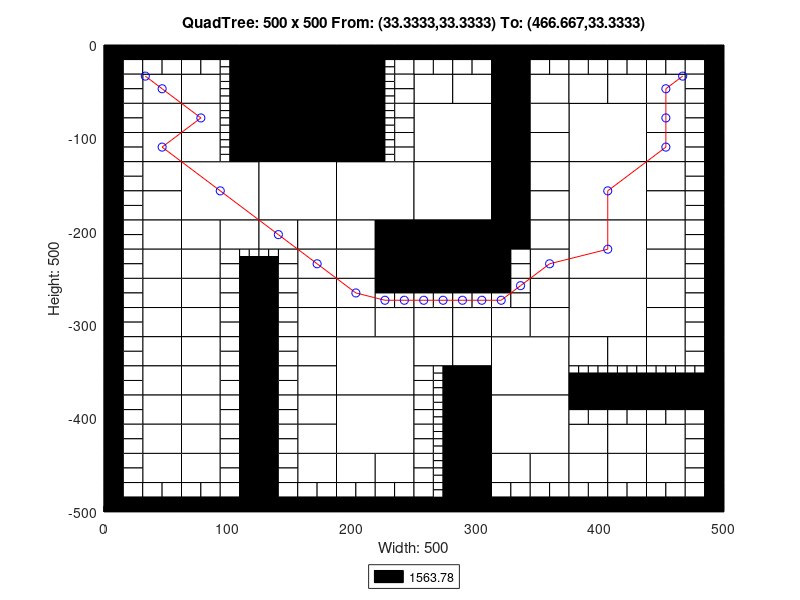

This chart was generated by the following MATLAB code:
axis([0 500 -500 0]);
title('QuadTree: 500 x 500 From: (33.3333,33.3333) To: (466.667,33.3333)');
xlabel('Width: 500');
ylabel('Height: 500');
rectangle('Position',[125 -62.5 62.5 62.5], 'FaceColor',[0 0 0]);
rectangle('Position',[125 -125 62.5 62.5], 'FaceColor',[0 0 0]);
rectangle('Position',[62.5 -187.5 62.5 62.5], 'FaceColor',[1 1 1]);
rectangle('Position',[125 -187.5 62.5 62.5], 'FaceColor',[1 1 1]);
rectangle('Position',[187.5 -187.5 62.5 62.5], 'FaceColor',[1 1 1]);
rectangle('Position',[250 -125 62.5 62.5], 'FaceColor',[1 1 1]);
rectangle('Position',[375 -125 62.5 62.5], 'FaceColor',[1 1 1]);
rectangle('Position',[250 -187.5 62.5 62.5], 'FaceColor',[1 1 1]);
rectangle('Position',[250 -250 62.5 62.5], 'FaceColor',[0 0 0]);
rectangle('Position',[375 -187.5 62.5 62.5], 'FaceColor',[1 1 1]);
rectangle('Position',[375 -250 62.5 62.5], 'FaceColor',[1 1 1]);
rectangle('Position',[187.5 -375 62.5 62.5], 'FaceColor',[1 1 1]);
rectangle('Position',[187.5 -437.5 62.5 62.5], 'FaceColor',[1 1 1]);
rectangle('Position',[312.5 -375 62.5 62.5], 'FaceColor',[1 1 1]);
rectangle('Position',[375 -312.5 62.5 62.5], 'FaceColor',[1 1 1]);
rectangle('Position',[312.5 -437.5 62.5 62.5], 'FaceColor',[1 1 1]);
rectangle('Position',[31.25 -62.5 31.25 31.25], 'FaceColor',[1 1 1]);
rectangle('Position',[62.5 -62.5 31.25 31.25], 'FaceColor',[1 1 1]);
rectangle('Position',[31.25 -93.75 31.25 31.25], 'FaceColor',[1 1 1]);
rectangle('Position',[31.25 -125 31.25 31.25], 'FaceColor',[1 1 1]);
rectangle('Position',[62.5 -93.75 31.25 31.25], 'FaceColor',[1 1 1]);
rectangle('Position',[62.5 -125 31.25 31.25], 'FaceColor',[1 1 1]);
rectangle('Position',[187.5 -31.25 31.25 31.25], 'FaceColor',[0 0 0]);
rectangle('Position',[187.5 -62.5 31.25 31.25], 'FaceColor',[0 0 0]);
rectangle('Position',[187.5 -93.75 31.25 31.25], 'FaceColor',[0 0 0]);
rectangle('Position',[187.5 -125 31.25 31.25], 'FaceColor',[0 0 0]);
rectangle('Position',[31.25 -156.25 31.25 31.25], 'FaceColor',[1 1 1]);
rectangle('Position',[31.25 -187.5 31.25 31.25], 'FaceColor',[1 1 1]);
rectangle('Position',[31.25 -218.75 31.25 31.25], 'FaceColor',[1 1 1]);
rectangle('Position',[31.25 -250 31.25 31.25], 'FaceColor',[1 1 1]);
rectangle('Position',[62.5 -218.75 31.25 31.25], 'FaceColor',[1 1 1]);
rectangle('Position',[93.75 -218.75 31.25 31.25], 'FaceColor',[1 1 1]);
rectangle('Position',[62.5 -250 31.25 31.25], 'FaceColor',[1 1 1]);
rectangle('Position',[125 -218.75 31.25 31.25], 'FaceColor',[1 1 1]);
rectangle('Position',[156.25 -218.75 31.25 31.25], 'FaceColor',[1 1 1]);
rectangle('Position',[156.25 -250 31.25 31.25], 'FaceColor',[1 1 1]);
rectangle('Position',[187.5 -218.75 31.25 31.25], 'FaceColor',[1 1 1]);
rectangle('Position',[218.75 -218.75 31.25 31.25], 'FaceColor',[0 0 0]);
rectangle('Position',[187.5 -250 31.25 31.25], 'FaceColor',[1 1 1]);
rectangle('Position',[218.75 -250 31.25 31.25], 'FaceColor',[0 0 0]);
rectangle('Position',[250 -62.5 31.25 31.25], 'FaceColor',[1 1 1]);
rectangle('Position',[281.25 -62.5 31.25 31.25], 'FaceColor',[1 1 1]);
rectangle('Position',[312.5 -31.25 31.25 31.25], 'FaceColor',[0 0 0]);
rectangle('Position',[312.5 -62.5 31.25 31.25], 'FaceColor',[0 0 0]);
rectangle('Position',[343.75 -62.5 31.25 31.25], 'FaceColor',[1 1 1]);
rectangle('Position',[312.5 -93.75 31.25 31.25], 'FaceColor',[0 0 0]);
rectangle('Position',[343.75 -93.75 31.25 31.25], 'FaceColor',[1 1 1]);
rectangle('Position',[312.5 -125 31.25 31.25], 'FaceColor',[0 0 0]);
rectangle('Position',[343.75 -125 31.25 31.25], 'FaceColor',[1 1 1]);
rectangle('Position',[375 -62.5 31.25 31.25], 'FaceColor',[1 1 1]);
rectangle('Position',[406.25 -62.5 31.25 31.25], 'FaceColor',[1 1 1]);
rectangle('Position',[437.5 -62.5 31.25 31.25], 'FaceColor',[1 1 1]);
rectangle('Position',[437.5 -93.75 31.25 31.25], 'FaceColor',[1 1 1]);
rectangle('Position',[437.5 -125 31.25 31.25], 'FaceColor',[1 1 1]);
rectangle('Position',[312.5 -156.25 31.25 31.25], 'FaceColor',[0 0 0]);
rectangle('Position',[343.75 -156.25 31.25 31.25], 'FaceColor',[1 1 1]);
rectangle('Position',[312.5 -187.5 31.25 31.25], 'FaceColor',[0 0 0]);
rectangle('Position',[343.75 -187.5 31.25 31.25], 'FaceColor',[1 1 1]);
rectangle('Position',[312.5 -218.75 31.25 31.25], 'FaceColor',[0 0 0]);
rectangle('Position',[343.75 -218.75 31.25 31.25], 'FaceColor',[1 1 1]);
rectangle('Position',[343.75 -250 31.25 31.25], 'FaceColor',[1 1 1]);
rectangle('Position',[437.5 -156.25 31.25 31.25], 'FaceColor',[1 1 1]);
rectangle('Position',[437.5 -187.5 31.25 31.25], 'FaceColor',[1 1 1]);
rectangle('Position',[437.5 -218.75 31.25 31.25], 'FaceColor',[1 1 1]);
rectangle('Position',[437.5 -250 31.25 31.25], 'FaceColor',[1 1 1]);
rectangle('Position',[31.25 -281.25 31.25 31.25], 'FaceColor',[1 1 1]);
rectangle('Position',[31.25 -312.5 31.25 31.25], 'FaceColor',[1 1 1]);
rectangle('Position',[62.5 -281.25 31.25 31.25], 'FaceColor',[1 1 1]);
rectangle('Position',[62.5 -312.5 31.25 31.25], 'FaceColor',[1 1 1]);
rectangle('Position',[31.25 -343.75 31.25 31.25], 'FaceColor',[1 1 1]);
rectangle('Position',[31.25 -375 31.25 31.25], 'FaceColor',[1 1 1]);
rectangle('Position',[62.5 -343.75 31.25 31.25], 'FaceColor',[1 1 1]);
rectangle('Position',[62.5 -375 31.25 31.25], 'FaceColor',[1 1 1]);
rectangle('Position',[156.25 -281.25 31.25 31.25], 'FaceColor',[1 1 1]);
rectangle('Position',[156.25 -312.5 31.25 31.25], 'FaceColor',[1 1 1]);
rectangle('Position',[187.5 -281.25 31.25 31.25], 'FaceColor',[1 1 1]);
rectangle('Position',[187.5 -312.5 31.25 31.25], 'FaceColor',[1 1 1]);
rectangle('Position',[218.75 -312.5 31.25 31.25], 'FaceColor',[1 1 1]);
rectangle('Position',[156.25 -343.75 31.25 31.25], 'FaceColor',[1 1 1]);
rectangle('Position',[156.25 -375 31.25 31.25], 'FaceColor',[1 1 1]);
rectangle('Position',[31.25 -406.25 31.25 31.25], 'FaceColor',[1 1 1]);
rectangle('Position',[31.25 -437.5 31.25 31.25], 'FaceColor',[1 1 1]);
rectangle('Position',[62.5 -406.25 31.25 31.25], 'FaceColor',[1 1 1]);
rectangle('Position',[62.5 -437.5 31.25 31.25], 'FaceColor',[1 1 1]);
rectangle('Position',[31.25 -468.75 31.25 31.25], 'FaceColor',[1 1 1]);
rectangle('Position',[62.5 -468.75 31.25 31.25], 'FaceColor',[1 1 1]);
rectangle('Position',[156.25 -406.25 31.25 31.25], 'FaceColor',[1 1 1]);
rectangle('Position',[156.25 -437.5 31.25 31.25], 'FaceColor',[1 1 1]);
rectangle('Position',[156.25 -468.75 31.25 31.25], 'FaceColor',[1 1 1]);
rectangle('Position',[187.5 -468.75 31.25 31.25], 'FaceColor',[1 1 1]);
rectangle('Position',[218.75 -468.75 31.25 31.25], 'FaceColor',[1 1 1]);
rectangle('Position',[250 -312.5 31.25 31.25], 'FaceColor',[1 1 1]);
rectangle('Position',[281.25 -312.5 31.25 31.25], 'FaceColor',[1 1 1]);
rectangle('Position',[343.75 -281.25 31.25 31.25], 'FaceColor',[1 1 1]);
rectangle('Position',[312.5 -312.5 31.25 31.25], 'FaceColor',[1 1 1]);
rectangle('Position',[343.75 -312.5 31.25 31.25], 'FaceColor',[1 1 1]);
rectangle('Position',[250 -343.75 31.25 31.25], 'FaceColor',[1 1 1]);
rectangle('Position',[281.25 -343.75 31.25 31.25], 'FaceColor',[1 1 1]);
rectangle('Position',[281.25 -375 31.25 31.25], 'FaceColor',[0 0 0]);
rectangle('Position',[437.5 -281.25 31.25 31.25], 'FaceColor',[1 1 1]);
rectangle('Position',[437.5 -312.5 31.25 31.25], 'FaceColor',[1 1 1]);
rectangle('Position',[375 -343.75 31.25 31.25], 'FaceColor',[1 1 1]);
rectangle('Position',[406.25 -343.75 31.25 31.25], 'FaceColor',[1 1 1]);
rectangle('Position',[437.5 -343.75 31.25 31.25], 'FaceColor',[1 1 1]);
rectangle('Position',[281.25 -406.25 31.25 31.25], 'FaceColor',[0 0 0]);
rectangle('Position',[281.25 -437.5 31.25 31.25], 'FaceColor',[0 0 0]);
rectangle('Position',[281.25 -468.75 31.25 31.25], 'FaceColor',[0 0 0]);
rectangle('Position',[281.25 -500 31.25 31.25], 'FaceColor',[0 0 0]);
rectangle('Position',[312.5 -468.75 31.25 31.25], 'FaceColor',[1 1 1]);
rectangle('Position',[343.75 -468.75 31.25 31.25], 'FaceColor',[1 1 1]);
rectangle('Position',[375 -437.5 31.25 31.25], 'FaceColor',[1 1 1]);
rectangle('Position',[406.25 -437.5 31.25 31.25], 'FaceColor',[1 1 1]);
rectangle('Position',[437.5 -437.5 31.25 31.25], 'FaceColor',[1 1 1]);
rectangle('Position',[375 -468.75 31.25 31.25], 'FaceColor',[1 1 1]);
rectangle('Position',[406.25 -468.75 31.25 31.25], 'FaceColor',[1 1 1]);
rectangle('Position',[437.5 -468.75 31.25 31.25], 'FaceColor',[1 1 1]);
rectangle('Position',[0 -15.625 15.625 15.625], 'FaceColor',[0 0 0]);
rectangle('Position',[15.625 -15.625 15.625 15.625], 'FaceColor',[0 0 0]);
rectangle('Position',[0 -31.25 15.625 15.625], 'FaceColor',[0 0 0]);
rectangle('Position',[15.625 -31.25 15.625 15.625], 'FaceColor',[1 1 1]);
rectangle('Position',[31.25 -15.625 15.625 15.625], 'FaceColor',[0 0 0]);
rectangle('Position',[46.875 -15.625 15.625 15.625], 'FaceColor',[0 0 0]);
rectangle('Position',[31.25 -31.25 15.625 15.625], 'FaceColor',[1 1 1]);
rectangle('Position',[46.875 -31.25 15.625 15.625], 'FaceColor',[1 1 1]);
rectangle('Position',[0 -46.875 15.625 15.625], 'FaceColor',[0 0 0]);
rectangle('Position',[15.625 -46.875 15.625 15.625], 'FaceColor',[1 1 1]);
rectangle('Position',[0 -62.5 15.625 15.625], 'FaceColor',[0 0 0]);
rectangle('Position',[15.625 -62.5 15.625 15.625], 'FaceColor',[1 1 1]);
rectangle('Position',[62.5 -15.625 15.625 15.625], 'FaceColor',[0 0 0]);
rectangle('Position',[78.125 -15.625 15.625 15.625], 'FaceColor',[0 0 0]);
rectangle('Position',[62.5 -31.25 15.625 15.625], 'FaceColor',[1 1 1]);
rectangle('Position',[78.125 -31.25 15.625 15.625], 'FaceColor',[1 1 1]);
rectangle('Position',[93.75 -15.625 15.625 15.625], 'FaceColor',[0 0 0]);
rectangle('Position',[109.375 -15.625 15.625 15.625], 'FaceColor',[0 0 0]);
rectangle('Position',[109.375 -31.25 15.625 15.625], 'FaceColor',[0 0 0]);
rectangle('Position',[109.375 -46.875 15.625 15.625], 'FaceColor',[0 0 0]);
rectangle('Position',[109.375 -62.5 15.625 15.625], 'FaceColor',[0 0 0]);
rectangle('Position',[0 -78.125 15.625 15.625], 'FaceColor',[0 0 0]);
rectangle('Position',[15.625 -78.125 15.625 15.625], 'FaceColor',[1 1 1]);
rectangle('Position',[0 -93.75 15.625 15.625], 'FaceColor',[0 0 0]);
rectangle('Position',[15.625 -93.75 15.625 15.625], 'FaceColor',[1 1 1]);
rectangle('Position',[0 -109.375 15.625 15.625], 'FaceColor',[0 0 0]);
rectangle('Position',[15.625 -109.375 15.625 15.625], 'FaceColor',[1 1 1]);
rectangle('Position',[0 -125 15.625 15.625], 'FaceColor',[0 0 0]);
rectangle('Position',[15.625 -125 15.625 15.625], 'FaceColor',[1 1 1]);
rectangle('Position',[109.375 -78.125 15.625 15.625], 'FaceColor',[0 0 0]);
rectangle('Position',[109.375 -93.75 15.625 15.625], 'FaceColor',[0 0 0]);
rectangle('Position',[109.375 -109.375 15.625 15.625], 'FaceColor',[0 0 0]);
rectangle('Position',[109.375 -125 15.625 15.625], 'FaceColor',[0 0 0]);
rectangle('Position',[218.75 -15.625 15.625 15.625], 'FaceColor',[0 0 0]);
rectangle('Position',[234.375 -15.625 15.625 15.625], 'FaceColor',[0 0 0]);
rectangle('Position',[234.375 -31.25 15.625 15.625], 'FaceColor',[1 1 1]);
rectangle('Position',[234.375 -46.875 15.625 15.625], 'FaceColor',[1 1 1]);
rectangle('Position',[234.375 -62.5 15.625 15.625], 'FaceColor',[1 1 1]);
rectangle('Position',[234.375 -78.125 15.625 15.625], 'FaceColor',[1 1 1]);
rectangle('Position',[234.375 -93.75 15.625 15.625], 'FaceColor',[1 1 1]);
rectangle('Position',[234.375 -109.375 15.625 15.625], 'FaceColor',[1 1 1]);
rectangle('Position',[234.375 -125 15.625 15.625], 'FaceColor',[1 1 1]);
rectangle('Position',[0 -140.625 15.625 15.625], 'FaceColor',[0 0 0]);
rectangle('Position',[15.625 -140.625 15.625 15.625], 'FaceColor',[1 1 1]);
rectangle('Position',[0 -156.25 15.625 15.625], 'FaceColor',[0 0 0]);
rectangle('Position',[15.625 -156.25 15.625 15.625], 'FaceColor',[1 1 1]);
rectangle('Position',[0 -171.875 15.625 15.625], 'FaceColor',[0 0 0]);
rectangle('Position',[15.625 -171.875 15.625 15.625], 'FaceColor',[1 1 1]);
rectangle('Position',[0 -187.5 15.625 15.625], 'FaceColor',[0 0 0]);
rectangle('Position',[15.625 -187.5 15.625 15.625], 'FaceColor',[1 1 1]);
rectangle('Position',[0 -203.125 15.625 15.625], 'FaceColor',[0 0 0]);
rectangle('Position',[15.625 -203.125 15.625 15.625], 'FaceColor',[1 1 1]);
rectangle('Position',[0 -218.75 15.625 15.625], 'FaceColor',[0 0 0]);
rectangle('Position',[15.625 -218.75 15.625 15.625], 'FaceColor',[1 1 1]);
rectangle('Position',[0 -234.375 15.625 15.625], 'FaceColor',[0 0 0]);
rectangle('Position',[15.625 -234.375 15.625 15.625], 'FaceColor',[1 1 1]);
rectangle('Position',[0 -250 15.625 15.625], 'FaceColor',[0 0 0]);
rectangle('Position',[15.625 -250 15.625 15.625], 'FaceColor',[1 1 1]);
rectangle('Position',[93.75 -234.375 15.625 15.625], 'FaceColor',[1 1 1]);
rectangle('Position',[93.75 -250 15.625 15.625], 'FaceColor',[1 1 1]);
rectangle('Position',[109.375 -250 15.625 15.625], 'FaceColor',[0 0 0]);
rectangle('Position',[140.625 -234.375 15.625 15.625], 'FaceColor',[1 1 1]);
rectangle('Position',[125 -250 15.625 15.625], 'FaceColor',[0 0 0]);
rectangle('Position',[140.625 -250 15.625 15.625], 'FaceColor',[1 1 1]);
rectangle('Position',[250 -15.625 15.625 15.625], 'FaceColor',[0 0 0]);
rectangle('Position',[265.625 -15.625 15.625 15.625], 'FaceColor',[0 0 0]);
rectangle('Position',[250 -31.25 15.625 15.625], 'FaceColor',[1 1 1]);
rectangle('Position',[265.625 -31.25 15.625 15.625], 'FaceColor',[1 1 1]);
rectangle('Position',[281.25 -15.625 15.625 15.625], 'FaceColor',[0 0 0]);
rectangle('Position',[296.875 -15.625 15.625 15.625], 'FaceColor',[0 0 0]);
rectangle('Position',[281.25 -31.25 15.625 15.625], 'FaceColor',[1 1 1]);
rectangle('Position',[296.875 -31.25 15.625 15.625], 'FaceColor',[1 1 1]);
rectangle('Position',[343.75 -15.625 15.625 15.625], 'FaceColor',[0 0 0]);
rectangle('Position',[359.375 -15.625 15.625 15.625], 'FaceColor',[0 0 0]);
rectangle('Position',[343.75 -31.25 15.625 15.625], 'FaceColor',[1 1 1]);
rectangle('Position',[359.375 -31.25 15.625 15.625], 'FaceColor',[1 1 1]);
rectangle('Position',[375 -15.625 15.625 15.625], 'FaceColor',[0 0 0]);
rectangle('Position',[390.625 -15.625 15.625 15.625], 'FaceColor',[0 0 0]);
rectangle('Position',[375 -31.25 15.625 15.625], 'FaceColor',[1 1 1]);
rectangle('Position',[390.625 -31.25 15.625 15.625], 'FaceColor',[1 1 1]);
rectangle('Position',[406.25 -15.625 15.625 15.625], 'FaceColor',[0 0 0]);
rectangle('Position',[421.875 -15.625 15.625 15.625], 'FaceColor',[0 0 0]);
rectangle('Position',[406.25 -31.25 15.625 15.625], 'FaceColor',[1 1 1]);
rectangle('Position',[421.875 -31.25 15.625 15.625], 'FaceColor',[1 1 1]);
rectangle('Position',[437.5 -15.625 15.625 15.625], 'FaceColor',[0 0 0]);
rectangle('Position',[453.125 -15.625 15.625 15.625], 'FaceColor',[0 0 0]);
rectangle('Position',[437.5 -31.25 15.625 15.625], 'FaceColor',[1 1 1]);
rectangle('Position',[453.125 -31.25 15.625 15.625], 'FaceColor',[1 1 1]);
rectangle('Position',[468.75 -15.625 15.625 15.625], 'FaceColor',[0 0 0]);
rectangle('Position',[484.375 -15.625 15.625 15.625], 'FaceColor',[0 0 0]);
rectangle('Position',[468.75 -31.25 15.625 15.625], 'FaceColor',[1 1 1]);
rectangle('Position',[484.375 -31.25 15.625 15.625], 'FaceColor',[0 0 0]);
rectangle('Position',[468.75 -46.875 15.625 15.625], 'FaceColor',[1 1 1]);
rectangle('Position',[484.375 -46.875 15.625 15.625], 'FaceColor',[0 0 0]);
rectangle('Position',[468.75 -62.5 15.625 15.625], 'FaceColor',[1 1 1]);
rectangle('Position',[484.375 -62.5 15.625 15.625], 'FaceColor',[0 0 0]);
rectangle('Position',[468.75 -78.125 15.625 15.625], 'FaceColor',[1 1 1]);
rectangle('Position',[484.375 -78.125 15.625 15.625], 'FaceColor',[0 0 0]);
rectangle('Position',[468.75 -93.75 15.625 15.625], 'FaceColor',[1 1 1]);
rectangle('Position',[484.375 -93.75 15.625 15.625], 'FaceColor',[0 0 0]);
rectangle('Position',[468.75 -109.375 15.625 15.625], 'FaceColor',[1 1 1]);
rectangle('Position',[484.375 -109.375 15.625 15.625], 'FaceColor',[0 0 0]);
rectangle('Position',[468.75 -125 15.625 15.625], 'FaceColor',[1 1 1]);
rectangle('Position',[484.375 -125 15.625 15.625], 'FaceColor',[0 0 0]);
rectangle('Position',[312.5 -234.375 15.625 15.625], 'FaceColor',[0 0 0]);
rectangle('Position',[328.125 -234.375 15.625 15.625], 'FaceColor',[1 1 1]);
rectangle('Position',[312.5 -250 15.625 15.625], 'FaceColor',[0 0 0]);
rectangle('Position',[328.125 -250 15.625 15.625], 'FaceColor',[1 1 1]);
rectangle('Position',[468.75 -140.625 15.625 15.625], 'FaceColor',[1 1 1]);
rectangle('Position',[484.375 -140.625 15.625 15.625], 'FaceColor',[0 0 0]);
rectangle('Position',[468.75 -156.25 15.625 15.625], 'FaceColor',[1 1 1]);
rectangle('Position',[484.375 -156.25 15.625 15.625], 'FaceColor',[0 0 0]);
rectangle('Position',[468.75 -171.875 15.625 15.625], 'FaceColor',[1 1 1]);
rectangle('Position',[484.375 -171.875 15.625 15.625], 'FaceColor',[0 0 0]);
rectangle('Position',[468.75 -187.5 15.625 15.625], 'FaceColor',[1 1 1]);
rectangle('Position',[484.375 -187.5 15.625 15.625], 'FaceColor',[0 0 0]);
rectangle('Position',[468.75 -203.125 15.625 15.625], 'FaceColor',[1 1 1]);
rectangle('Position',[484.375 -203.125 15.625 15.625], 'FaceColor',[0 0 0]);
rectangle('Position',[468.75 -218.75 15.625 15.625], 'FaceColor',[1 1 1]);
rectangle('Position',[484.375 -218.75 15.625 15.625], 'FaceColor',[0 0 0]);
rectangle('Position',[468.75 -234.375 15.625 15.625], 'FaceColor',[1 1 1]);
rectangle('Position',[484.375 -234.375 15.625 15.625], 'FaceColor',[0 0 0]);
rectangle('Position',[468.75 -250 15.625 15.625], 'FaceColor',[1 1 1]);
rectangle('Position',[484.375 -250 15.625 15.625], 'FaceColor',[0 0 0]);
rectangle('Position',[0 -265.625 15.625 15.625], 'FaceColor',[0 0 0]);
rectangle('Position',[15.625 -265.625 15.625 15.625], 'FaceColor',[1 1 1]);
rectangle('Position',[0 -281.25 15.625 15.625], 'FaceColor',[0 0 0]);
rectangle('Position',[15.625 -281.25 15.625 15.625], 'FaceColor',[1 1 1]);
rectangle('Position',[0 -296.875 15.625 15.625], 'FaceColor',[0 0 0]);
rectangle('Position',[15.625 -296.875 15.625 15.625], 'FaceColor',[1 1 1]);
rectangle('Position',[0 -312.5 15.625 15.625], 'FaceColor',[0 0 0]);
rectangle('Position',[15.625 -312.5 15.625 15.625], 'FaceColor',[1 1 1]);
rectangle('Position',[93.75 -265.625 15.625 15.625], 'FaceColor',[1 1 1]);
rectangle('Position',[109.375 -265.625 15.625 15.625], 'FaceColor',[0 0 0]);
rectangle('Position',[93.75 -281.25 15.625 15.625], 'FaceColor',[1 1 1]);
rectangle('Position',[109.375 -281.25 15.625 15.625], 'FaceColor',[0 0 0]);
rectangle('Position',[93.75 -296.875 15.625 15.625], 'FaceColor',[1 1 1]);
rectangle('Position',[109.375 -296.875 15.625 15.625], 'FaceColor',[0 0 0]);
rectangle('Position',[93.75 -312.5 15.625 15.625], 'FaceColor',[1 1 1]);
rectangle('Position',[109.375 -312.5 15.625 15.625], 'FaceColor',[0 0 0]);
rectangle('Position',[0 -328.125 15.625 15.625], 'FaceColor',[0 0 0]);
rectangle('Position',[15.625 -328.125 15.625 15.625], 'FaceColor',[1 1 1]);
rectangle('Position',[0 -343.75 15.625 15.625], 'FaceColor',[0 0 0]);
rectangle('Position',[15.625 -343.75 15.625 15.625], 'FaceColor',[1 1 1]);
rectangle('Position',[0 -359.375 15.625 15.625], 'FaceColor',[0 0 0]);
rectangle('Position',[15.625 -359.375 15.625 15.625], 'FaceColor',[1 1 1]);
rectangle('Position',[0 -375 15.625 15.625], 'FaceColor',[0 0 0]);
rectangle('Position',[15.625 -375 15.625 15.625], 'FaceColor',[1 1 1]);
rectangle('Position',[93.75 -328.125 15.625 15.625], 'FaceColor',[1 1 1]);
rectangle('Position',[109.375 -328.125 15.625 15.625], 'FaceColor',[0 0 0]);
rectangle('Position',[93.75 -343.75 15.625 15.625], 'FaceColor',[1 1 1]);
rectangle('Position',[109.375 -343.75 15.625 15.625], 'FaceColor',[0 0 0]);
rectangle('Position',[93.75 -359.375 15.625 15.625], 'FaceColor',[1 1 1]);
rectangle('Position',[109.375 -359.375 15.625 15.625], 'FaceColor',[0 0 0]);
rectangle('Position',[93.75 -375 15.625 15.625], 'FaceColor',[1 1 1]);
rectangle('Position',[109.375 -375 15.625 15.625], 'FaceColor',[0 0 0]);
rectangle('Position',[125 -265.625 15.625 15.625], 'FaceColor',[0 0 0]);
rectangle('Position',[140.625 -265.625 15.625 15.625], 'FaceColor',[1 1 1]);
rectangle('Position',[125 -281.25 15.625 15.625], 'FaceColor',[0 0 0]);
rectangle('Position',[140.625 -281.25 15.625 15.625], 'FaceColor',[1 1 1]);
rectangle('Position',[125 -296.875 15.625 15.625], 'FaceColor',[0 0 0]);
rectangle('Position',[140.625 -296.875 15.625 15.625], 'FaceColor',[1 1 1]);
rectangle('Position',[125 -312.5 15.625 15.625], 'FaceColor',[0 0 0]);
rectangle('Position',[140.625 -312.5 15.625 15.625], 'FaceColor',[1 1 1]);
rectangle('Position',[218.75 -265.625 15.625 15.625], 'FaceColor',[0 0 0]);
rectangle('Position',[234.375 -265.625 15.625 15.625], 'FaceColor',[0 0 0]);
rectangle('Position',[218.75 -281.25 15.625 15.625], 'FaceColor',[1 1 1]);
rectangle('Position',[234.375 -281.25 15.625 15.625], 'FaceColor',[1 1 1]);
rectangle('Position',[125 -328.125 15.625 15.625], 'FaceColor',[0 0 0]);
rectangle('Position',[140.625 -328.125 15.625 15.625], 'FaceColor',[1 1 1]);
rectangle('Position',[125 -343.75 15.625 15.625], 'FaceColor',[0 0 0]);
rectangle('Position',[140.625 -343.75 15.625 15.625], 'FaceColor',[1 1 1]);
rectangle('Position',[125 -359.375 15.625 15.625], 'FaceColor',[0 0 0]);
rectangle('Position',[140.625 -359.375 15.625 15.625], 'FaceColor',[1 1 1]);
rectangle('Position',[125 -375 15.625 15.625], 'FaceColor',[0 0 0]);
rectangle('Position',[140.625 -375 15.625 15.625], 'FaceColor',[1 1 1]);
rectangle('Position',[0 -390.625 15.625 15.625], 'FaceColor',[0 0 0]);
rectangle('Position',[15.625 -390.625 15.625 15.625], 'FaceColor',[1 1 1]);
rectangle('Position',[0 -406.25 15.625 15.625], 'FaceColor',[0 0 0]);
rectangle('Position',[15.625 -406.25 15.625 15.625], 'FaceColor',[1 1 1]);
rectangle('Position',[0 -421.875 15.625 15.625], 'FaceColor',[0 0 0]);
rectangle('Position',[15.625 -421.875 15.625 15.625], 'FaceColor',[1 1 1]);
rectangle('Position',[0 -437.5 15.625 15.625], 'FaceColor',[0 0 0]);
rectangle('Position',[15.625 -437.5 15.625 15.625], 'FaceColor',[1 1 1]);
rectangle('Position',[93.75 -390.625 15.625 15.625], 'FaceColor',[1 1 1]);
rectangle('Position',[109.375 -390.625 15.625 15.625], 'FaceColor',[0 0 0]);
rectangle('Position',[93.75 -406.25 15.625 15.625], 'FaceColor',[1 1 1]);
rectangle('Position',[109.375 -406.25 15.625 15.625], 'FaceColor',[0 0 0]);
rectangle('Position',[93.75 -421.875 15.625 15.625], 'FaceColor',[1 1 1]);
rectangle('Position',[109.375 -421.875 15.625 15.625], 'FaceColor',[0 0 0]);
rectangle('Position',[93.75 -437.5 15.625 15.625], 'FaceColor',[1 1 1]);
rectangle('Position',[109.375 -437.5 15.625 15.625], 'FaceColor',[0 0 0]);
rectangle('Position',[0 -453.125 15.625 15.625], 'FaceColor',[0 0 0]);
rectangle('Position',[15.625 -453.125 15.625 15.625], 'FaceColor',[1 1 1]);
rectangle('Position',[0 -468.75 15.625 15.625], 'FaceColor',[0 0 0]);
rectangle('Position',[15.625 -468.75 15.625 15.625], 'FaceColor',[1 1 1]);
rectangle('Position',[0 -484.375 15.625 15.625], 'FaceColor',[0 0 0]);
rectangle('Position',[15.625 -484.375 15.625 15.625], 'FaceColor',[1 1 1]);
rectangle('Position',[0 -500 15.625 15.625], 'FaceColor',[0 0 0]);
rectangle('Position',[15.625 -500 15.625 15.625], 'FaceColor',[0 0 0]);
rectangle('Position',[31.25 -484.375 15.625 15.625], 'FaceColor',[1 1 1]);
rectangle('Position',[46.875 -484.375 15.625 15.625], 'FaceColor',[1 1 1]);
rectangle('Position',[31.25 -500 15.625 15.625], 'FaceColor',[0 0 0]);
rectangle('Position',[46.875 -500 15.625 15.625], 'FaceColor',[0 0 0]);
rectangle('Position',[93.75 -453.125 15.625 15.625], 'FaceColor',[1 1 1]);
rectangle('Position',[109.375 -453.125 15.625 15.625], 'FaceColor',[0 0 0]);
rectangle('Position',[93.75 -468.75 15.625 15.625], 'FaceColor',[1 1 1]);
rectangle('Position',[109.375 -468.75 15.625 15.625], 'FaceColor',[0 0 0]);
rectangle('Position',[62.5 -484.375 15.625 15.625], 'FaceColor',[1 1 1]);
rectangle('Position',[78.125 -484.375 15.625 15.625], 'FaceColor',[1 1 1]);
rectangle('Position',[62.5 -500 15.625 15.625], 'FaceColor',[0 0 0]);
rectangle('Position',[78.125 -500 15.625 15.625], 'FaceColor',[0 0 0]);
rectangle('Position',[93.75 -484.375 15.625 15.625], 'FaceColor',[1 1 1]);
rectangle('Position',[109.375 -484.375 15.625 15.625], 'FaceColor',[0 0 0]);
rectangle('Position',[93.75 -500 15.625 15.625], 'FaceColor',[0 0 0]);
rectangle('Position',[109.375 -500 15.625 15.625], 'FaceColor',[0 0 0]);
rectangle('Position',[125 -390.625 15.625 15.625], 'FaceColor',[0 0 0]);
rectangle('Position',[140.625 -390.625 15.625 15.625], 'FaceColor',[1 1 1]);
rectangle('Position',[125 -406.25 15.625 15.625], 'FaceColor',[0 0 0]);
rectangle('Position',[140.625 -406.25 15.625 15.625], 'FaceColor',[1 1 1]);
rectangle('Position',[125 -421.875 15.625 15.625], 'FaceColor',[0 0 0]);
rectangle('Position',[140.625 -421.875 15.625 15.625], 'FaceColor',[1 1 1]);
rectangle('Position',[125 -437.5 15.625 15.625], 'FaceColor',[0 0 0]);
rectangle('Position',[140.625 -437.5 15.625 15.625], 'FaceColor',[1 1 1]);
rectangle('Position',[125 -453.125 15.625 15.625], 'FaceColor',[0 0 0]);
rectangle('Position',[140.625 -453.125 15.625 15.625], 'FaceColor',[1 1 1]);
rectangle('Position',[125 -468.75 15.625 15.625], 'FaceColor',[0 0 0]);
rectangle('Position',[140.625 -468.75 15.625 15.625], 'FaceColor',[1 1 1]);
rectangle('Position',[125 -484.375 15.625 15.625], 'FaceColor',[0 0 0]);
rectangle('Position',[140.625 -484.375 15.625 15.625], 'FaceColor',[1 1 1]);
rectangle('Position',[125 -500 15.625 15.625], 'FaceColor',[0 0 0]);
rectangle('Position',[140.625 -500 15.625 15.625], 'FaceColor',[0 0 0]);
rectangle('Position',[156.25 -484.375 15.625 15.625], 'FaceColor',[1 1 1]);
rectangle('Position',[171.875 -484.375 15.625 15.625], 'FaceColor',[1 1 1]);
rectangle('Position',[156.25 -500 15.625 15.625], 'FaceColor',[0 0 0]);
rectangle('Position',[171.875 -500 15.625 15.625], 'FaceColor',[0 0 0]);
rectangle('Position',[187.5 -484.375 15.625 15.625], 'FaceColor',[1 1 1]);
rectangle('Position',[203.125 -484.375 15.625 15.625], 'FaceColor',[1 1 1]);
rectangle('Position',[187.5 -500 15.625 15.625], 'FaceColor',[0 0 0]);
rectangle('Position',[203.125 -500 15.625 15.625], 'FaceColor',[0 0 0]);
rectangle('Position',[218.75 -484.375 15.625 15.625], 'FaceColor',[1 1 1]);
rectangle('Position',[234.375 -484.375 15.625 15.625], 'FaceColor',[1 1 1]);
rectangle('Position',[218.75 -500 15.625 15.625], 'FaceColor',[0 0 0]);
rectangle('Position',[234.375 -500 15.625 15.625], 'FaceColor',[0 0 0]);
rectangle('Position',[250 -265.625 15.625 15.625], 'FaceColor',[0 0 0]);
rectangle('Position',[265.625 -265.625 15.625 15.625], 'FaceColor',[0 0 0]);
rectangle('Position',[250 -281.25 15.625 15.625], 'FaceColor',[1 1 1]);
rectangle('Position',[265.625 -281.25 15.625 15.625], 'FaceColor',[1 1 1]);
rectangle('Position',[281.25 -265.625 15.625 15.625], 'FaceColor',[0 0 0]);
rectangle('Position',[296.875 -265.625 15.625 15.625], 'FaceColor',[0 0 0]);
rectangle('Position',[281.25 -281.25 15.625 15.625], 'FaceColor',[1 1 1]);
rectangle('Position',[296.875 -281.25 15.625 15.625], 'FaceColor',[1 1 1]);
rectangle('Position',[312.5 -265.625 15.625 15.625], 'FaceColor',[0 0 0]);
rectangle('Position',[328.125 -265.625 15.625 15.625], 'FaceColor',[1 1 1]);
rectangle('Position',[312.5 -281.25 15.625 15.625], 'FaceColor',[1 1 1]);
rectangle('Position',[328.125 -281.25 15.625 15.625], 'FaceColor',[1 1 1]);
rectangle('Position',[250 -359.375 15.625 15.625], 'FaceColor',[1 1 1]);
rectangle('Position',[250 -375 15.625 15.625], 'FaceColor',[1 1 1]);
rectangle('Position',[468.75 -265.625 15.625 15.625], 'FaceColor',[1 1 1]);
rectangle('Position',[484.375 -265.625 15.625 15.625], 'FaceColor',[0 0 0]);
rectangle('Position',[468.75 -281.25 15.625 15.625], 'FaceColor',[1 1 1]);
rectangle('Position',[484.375 -281.25 15.625 15.625], 'FaceColor',[0 0 0]);
rectangle('Position',[468.75 -296.875 15.625 15.625], 'FaceColor',[1 1 1]);
rectangle('Position',[484.375 -296.875 15.625 15.625], 'FaceColor',[0 0 0]);
rectangle('Position',[468.75 -312.5 15.625 15.625], 'FaceColor',[1 1 1]);
rectangle('Position',[484.375 -312.5 15.625 15.625], 'FaceColor',[0 0 0]);
rectangle('Position',[375 -375 15.625 15.625], 'FaceColor',[0 0 0]);
rectangle('Position',[390.625 -375 15.625 15.625], 'FaceColor',[0 0 0]);
rectangle('Position',[406.25 -375 15.625 15.625], 'FaceColor',[0 0 0]);
rectangle('Position',[421.875 -375 15.625 15.625], 'FaceColor',[0 0 0]);
rectangle('Position',[468.75 -328.125 15.625 15.625], 'FaceColor',[1 1 1]);
rectangle('Position',[484.375 -328.125 15.625 15.625], 'FaceColor',[0 0 0]);
rectangle('Position',[468.75 -343.75 15.625 15.625], 'FaceColor',[1 1 1]);
rectangle('Position',[484.375 -343.75 15.625 15.625], 'FaceColor',[0 0 0]);
rectangle('Position',[437.5 -375 15.625 15.625], 'FaceColor',[0 0 0]);
rectangle('Position',[453.125 -375 15.625 15.625], 'FaceColor',[0 0 0]);
rectangle('Position',[484.375 -359.375 15.625 15.625], 'FaceColor',[0 0 0]);
rectangle('Position',[468.75 -375 15.625 15.625], 'FaceColor',[0 0 0]);
rectangle('Position',[484.375 -375 15.625 15.625], 'FaceColor',[0 0 0]);
rectangle('Position',[250 -390.625 15.625 15.625], 'FaceColor',[1 1 1]);
rectangle('Position',[250 -406.25 15.625 15.625], 'FaceColor',[1 1 1]);
rectangle('Position',[250 -421.875 15.625 15.625], 'FaceColor',[1 1 1]);
rectangle('Position',[250 -437.5 15.625 15.625], 'FaceColor',[1 1 1]);
rectangle('Position',[250 -453.125 15.625 15.625], 'FaceColor',[1 1 1]);
rectangle('Position',[250 -468.75 15.625 15.625], 'FaceColor',[1 1 1]);
rectangle('Position',[250 -484.375 15.625 15.625], 'FaceColor',[1 1 1]);
rectangle('Position',[250 -500 15.625 15.625], 'FaceColor',[0 0 0]);
rectangle('Position',[265.625 -500 15.625 15.625], 'FaceColor',[0 0 0]);
rectangle('Position',[312.5 -484.375 15.625 15.625], 'FaceColor',[1 1 1]);
rectangle('Position',[328.125 -484.375 15.625 15.625], 'FaceColor',[1 1 1]);
rectangle('Position',[312.5 -500 15.625 15.625], 'FaceColor',[0 0 0]);
rectangle('Position',[328.125 -500 15.625 15.625], 'FaceColor',[0 0 0]);
rectangle('Position',[343.75 -484.375 15.625 15.625], 'FaceColor',[1 1 1]);
rectangle('Position',[359.375 -484.375 15.625 15.625], 'FaceColor',[1 1 1]);
rectangle('Position',[343.75 -500 15.625 15.625], 'FaceColor',[0 0 0]);
rectangle('Position',[359.375 -500 15.625 15.625], 'FaceColor',[0 0 0]);
rectangle('Position',[375 -390.625 15.625 15.625], 'FaceColor',[0 0 0]);
rectangle('Position',[390.625 -390.625 15.625 15.625], 'FaceColor',[0 0 0]);
rectangle('Position',[375 -406.25 15.625 15.625], 'FaceColor',[1 1 1]);
rectangle('Position',[390.625 -406.25 15.625 15.625], 'FaceColor',[1 1 1]);
rectangle('Position',[406.25 -390.625 15.625 15.625], 'FaceColor',[0 0 0]);
rectangle('Position',[421.875 -390.625 15.625 15.625], 'FaceColor',[0 0 0]);
rectangle('Position',[406.25 -406.25 15.625 15.625], 'FaceColor',[1 1 1]);
rectangle('Position',[421.875 -406.25 15.625 15.625], 'FaceColor',[1 1 1]);
rectangle('Position',[437.5 -390.625 15.625 15.625], 'FaceColor',[0 0 0]);
rectangle('Position',[453.125 -390.625 15.625 15.625], 'FaceColor',[0 0 0]);
rectangle('Position',[437.5 -406.25 15.625 15.625], 'FaceColor',[1 1 1]);
rectangle('Position',[453.125 -406.25 15.625 15.625], 'FaceColor',[1 1 1]);
rectangle('Position',[468.75 -390.625 15.625 15.625], 'FaceColor',[0 0 0]);
rectangle('Position',[484.375 -390.625 15.625 15.625], 'FaceColor',[0 0 0]);
rectangle('Position',[468.75 -406.25 15.625 15.625], 'FaceColor',[1 1 1]);
rectangle('Position',[484.375 -406.25 15.625 15.625], 'FaceColor',[0 0 0]);
rectangle('Position',[468.75 -421.875 15.625 15.625], 'FaceColor',[1 1 1]);
rectangle('Position',[484.375 -421.875 15.625 15.625], 'FaceColor',[0 0 0]);
rectangle('Position',[468.75 -437.5 15.625 15.625], 'FaceColor',[1 1 1]);
rectangle('Position',[484.375 -437.5 15.625 15.625], 'FaceColor',[0 0 0]);
rectangle('Position',[375 -484.375 15.625 15.625], 'FaceColor',[1 1 1]);
rectangle('Position',[390.625 -484.375 15.625 15.625], 'FaceColor',[1 1 1]);
rectangle('Position',[375 -500 15.625 15.625], 'FaceColor',[0 0 0]);
rectangle('Position',[390.625 -500 15.625 15.625], 'FaceColor',[0 0 0]);
rectangle('Position',[406.25 -484.375 15.625 15.625], 'FaceColor',[1 1 1]);
rectangle('Position',[421.875 -484.375 15.625 15.625], 'FaceColor',[1 1 1]);
rectangle('Position',[406.25 -500 15.625 15.625], 'FaceColor',[0 0 0]);
rectangle('Position',[421.875 -500 15.625 15.625], 'FaceColor',[0 0 0]);
rectangle('Position',[468.75 -453.125 15.625 15.625], 'FaceColor',[1 1 1]);
rectangle('Position',[484.375 -453.125 15.625 15.625], 'FaceColor',[0 0 0]);
rectangle('Position',[468.75 -468.75 15.625 15.625], 'FaceColor',[1 1 1]);
rectangle('Position',[484.375 -468.75 15.625 15.625], 'FaceColor',[0 0 0]);
rectangle('Position',[437.5 -484.375 15.625 15.625], 'FaceColor',[1 1 1]);
rectangle('Position',[453.125 -484.375 15.625 15.625], 'FaceColor',[1 1 1]);
rectangle('Position',[437.5 -500 15.625 15.625], 'FaceColor',[0 0 0]);
rectangle('Position',[453.125 -500 15.625 15.625], 'FaceColor',[0 0 0]);
rectangle('Position',[468.75 -484.375 15.625 15.625], 'FaceColor',[1 1 1]);
rectangle('Position',[484.375 -484.375 15.625 15.625], 'FaceColor',[0 0 0]);
rectangle('Position',[468.75 -500 15.625 15.625], 'FaceColor',[0 0 0]);
rectangle('Position',[484.375 -500 15.625 15.625], 'FaceColor',[0 0 0]);
rectangle('Position',[93.75 -23.4375 7.8125 7.8125], 'FaceColor',[1 1 1]);
rectangle('Position',[101.562 -23.4375 7.8125 7.8125], 'FaceColor',[0 0 0]);
rectangle('Position',[93.75 -31.25 7.8125 7.8125], 'FaceColor',[1 1 1]);
rectangle('Position',[101.562 -31.25 7.8125 7.8125], 'FaceColor',[0 0 0]);
rectangle('Position',[93.75 -39.0625 7.8125 7.8125], 'FaceColor',[1 1 1]);
rectangle('Position',[101.562 -39.0625 7.8125 7.8125], 'FaceColor',[0 0 0]);
rectangle('Position',[93.75 -46.875 7.8125 7.8125], 'FaceColor',[1 1 1]);
rectangle('Position',[101.562 -46.875 7.8125 7.8125], 'FaceColor',[0 0 0]);
rectangle('Position',[93.75 -54.6875 7.8125 7.8125], 'FaceColor',[1 1 1]);
rectangle('Position',[101.562 -54.6875 7.8125 7.8125], 'FaceColor',[0 0 0]);
rectangle('Position',[93.75 -62.5 7.8125 7.8125], 'FaceColor',[1 1 1]);
rectangle('Position',[101.562 -62.5 7.8125 7.8125], 'FaceColor',[0 0 0]);
rectangle('Position',[93.75 -70.3125 7.8125 7.8125], 'FaceColor',[1 1 1]);
rectangle('Position',[101.562 -70.3125 7.8125 7.8125], 'FaceColor',[0 0 0]);
rectangle('Position',[93.75 -78.125 7.8125 7.8125], 'FaceColor',[1 1 1]);
rectangle('Position',[101.562 -78.125 7.8125 7.8125], 'FaceColor',[0 0 0]);
rectangle('Position',[93.75 -85.9375 7.8125 7.8125], 'FaceColor',[1 1 1]);
rectangle('Position',[101.562 -85.9375 7.8125 7.8125], 'FaceColor',[0 0 0]);
rectangle('Position',[93.75 -93.75 7.8125 7.8125], 'FaceColor',[1 1 1]);
rectangle('Position',[101.562 -93.75 7.8125 7.8125], 'FaceColor',[0 0 0]);
rectangle('Position',[93.75 -101.562 7.8125 7.8125], 'FaceColor',[1 1 1]);
rectangle('Position',[101.562 -101.562 7.8125 7.8125], 'FaceColor',[0 0 0]);
rectangle('Position',[93.75 -109.375 7.8125 7.8125], 'FaceColor',[1 1 1]);
rectangle('Position',[101.562 -109.375 7.8125 7.8125], 'FaceColor',[0 0 0]);
rectangle('Position',[93.75 -117.188 7.8125 7.8125], 'FaceColor',[1 1 1]);
rectangle('Position',[101.562 -117.188 7.8125 7.8125], 'FaceColor',[0 0 0]);
rectangle('Position',[93.75 -125 7.8125 7.8125], 'FaceColor',[1 1 1]);
rectangle('Position',[101.562 -125 7.8125 7.8125], 'FaceColor',[0 0 0]);
rectangle('Position',[218.75 -23.4375 7.8125 7.8125], 'FaceColor',[0 0 0]);
rectangle('Position',[226.562 -23.4375 7.8125 7.8125], 'FaceColor',[1 1 1]);
rectangle('Position',[218.75 -31.25 7.8125 7.8125], 'FaceColor',[0 0 0]);
rectangle('Position',[226.562 -31.25 7.8125 7.8125], 'FaceColor',[1 1 1]);
rectangle('Position',[218.75 -39.0625 7.8125 7.8125], 'FaceColor',[0 0 0]);
rectangle('Position',[226.562 -39.0625 7.8125 7.8125], 'FaceColor',[1 1 1]);
rectangle('Position',[218.75 -46.875 7.8125 7.8125], 'FaceColor',[0 0 0]);
rectangle('Position',[226.562 -46.875 7.8125 7.8125], 'FaceColor',[1 1 1]);
rectangle('Position',[218.75 -54.6875 7.8125 7.8125], 'FaceColor',[0 0 0]);
rectangle('Position',[226.562 -54.6875 7.8125 7.8125], 'FaceColor',[1 1 1]);
rectangle('Position',[218.75 -62.5 7.8125 7.8125], 'FaceColor',[0 0 0]);
rectangle('Position',[226.562 -62.5 7.8125 7.8125], 'FaceColor',[1 1 1]);
rectangle('Position',[218.75 -70.3125 7.8125 7.8125], 'FaceColor',[0 0 0]);
rectangle('Position',[226.562 -70.3125 7.8125 7.8125], 'FaceColor',[1 1 1]);
rectangle('Position',[218.75 -78.125 7.8125 7.8125], 'FaceColor',[0 0 0]);
rectangle('Position',[226.562 -78.125 7.8125 7.8125], 'FaceColor',[1 1 1]);
rectangle('Position',[218.75 -85.9375 7.8125 7.8125], 'FaceColor',[0 0 0]);
rectangle('Position',[226.562 -85.9375 7.8125 7.8125], 'FaceColor',[1 1 1]);
rectangle('Position',[218.75 -93.75 7.8125 7.8125], 'FaceColor',[0 0 0]);
rectangle('Position',[226.562 -93.75 7.8125 7.8125], 'FaceColor',[1 1 1]);
rectangle('Position',[218.75 -101.562 7.8125 7.8125], 'FaceColor',[0 0 0]);
rectangle('Position',[226.562 -101.562 7.8125 7.8125], 'FaceColor',[1 1 1]);
rectangle('Position',[218.75 -109.375 7.8125 7.8125], 'FaceColor',[0 0 0]);
rectangle('Position',[226.562 -109.375 7.8125 7.8125], 'FaceColor',[1 1 1]);
rectangle('Position',[218.75 -117.188 7.8125 7.8125], 'FaceColor',[0 0 0]);
rectangle('Position',[226.562 -117.188 7.8125 7.8125], 'FaceColor',[1 1 1]);
rectangle('Position',[218.75 -125 7.8125 7.8125], 'FaceColor',[0 0 0]);
rectangle('Position',[226.562 -125 7.8125 7.8125], 'FaceColor',[1 1 1]);
rectangle('Position',[109.375 -226.562 7.8125 7.8125], 'FaceColor',[1 1 1]);
rectangle('Position',[117.188 -226.562 7.8125 7.8125], 'FaceColor',[1 1 1]);
rectangle('Position',[109.375 -234.375 7.8125 7.8125], 'FaceColor',[0 0 0]);
rectangle('Position',[117.188 -234.375 7.8125 7.8125], 'FaceColor',[0 0 0]);
rectangle('Position',[125 -226.562 7.8125 7.8125], 'FaceColor',[1 1 1]);
rectangle('Position',[132.812 -226.562 7.8125 7.8125], 'FaceColor',[1 1 1]);
rectangle('Position',[125 -234.375 7.8125 7.8125], 'FaceColor',[0 0 0]);
rectangle('Position',[132.812 -234.375 7.8125 7.8125], 'FaceColor',[0 0 0]);
rectangle('Position',[265.625 -351.562 7.8125 7.8125], 'FaceColor',[1 1 1]);
rectangle('Position',[273.438 -351.562 7.8125 7.8125], 'FaceColor',[0 0 0]);
rectangle('Position',[265.625 -359.375 7.8125 7.8125], 'FaceColor',[1 1 1]);
rectangle('Position',[273.438 -359.375 7.8125 7.8125], 'FaceColor',[0 0 0]);
rectangle('Position',[265.625 -367.188 7.8125 7.8125], 'FaceColor',[1 1 1]);
rectangle('Position',[273.438 -367.188 7.8125 7.8125], 'FaceColor',[0 0 0]);
rectangle('Position',[265.625 -375 7.8125 7.8125], 'FaceColor',[1 1 1]);
rectangle('Position',[273.438 -375 7.8125 7.8125], 'FaceColor',[0 0 0]);
rectangle('Position',[375 -351.562 7.8125 7.8125], 'FaceColor',[1 1 1]);
rectangle('Position',[382.812 -351.562 7.8125 7.8125], 'FaceColor',[1 1 1]);
rectangle('Position',[375 -359.375 7.8125 7.8125], 'FaceColor',[0 0 0]);
rectangle('Position',[382.812 -359.375 7.8125 7.8125], 'FaceColor',[0 0 0]);
rectangle('Position',[390.625 -351.562 7.8125 7.8125], 'FaceColor',[1 1 1]);
rectangle('Position',[398.438 -351.562 7.8125 7.8125], 'FaceColor',[1 1 1]);
rectangle('Position',[390.625 -359.375 7.8125 7.8125], 'FaceColor',[0 0 0]);
rectangle('Position',[398.438 -359.375 7.8125 7.8125], 'FaceColor',[0 0 0]);
rectangle('Position',[406.25 -351.562 7.8125 7.8125], 'FaceColor',[1 1 1]);
rectangle('Position',[414.062 -351.562 7.8125 7.8125], 'FaceColor',[1 1 1]);
rectangle('Position',[406.25 -359.375 7.8125 7.8125], 'FaceColor',[0 0 0]);
rectangle('Position',[414.062 -359.375 7.8125 7.8125], 'FaceColor',[0 0 0]);
rectangle('Position',[421.875 -351.562 7.8125 7.8125], 'FaceColor',[1 1 1]);
rectangle('Position',[429.688 -351.562 7.8125 7.8125], 'FaceColor',[1 1 1]);
rectangle('Position',[421.875 -359.375 7.8125 7.8125], 'FaceColor',[0 0 0]);
rectangle('Position',[429.688 -359.375 7.8125 7.8125], 'FaceColor',[0 0 0]);
rectangle('Position',[437.5 -351.562 7.8125 7.8125], 'FaceColor',[1 1 1]);
rectangle('Position',[445.312 -351.562 7.8125 7.8125], 'FaceColor',[1 1 1]);
rectangle('Position',[437.5 -359.375 7.8125 7.8125], 'FaceColor',[0 0 0]);
rectangle('Position',[445.312 -359.375 7.8125 7.8125], 'FaceColor',[0 0 0]);
rectangle('Position',[453.125 -351.562 7.8125 7.8125], 'FaceColor',[1 1 1]);
rectangle('Position',[460.938 -351.562 7.8125 7.8125], 'FaceColor',[1 1 1]);
rectangle('Position',[453.125 -359.375 7.8125 7.8125], 'FaceColor',[0 0 0]);
rectangle('Position',[460.938 -359.375 7.8125 7.8125], 'FaceColor',[0 0 0]);
rectangle('Position',[468.75 -351.562 7.8125 7.8125], 'FaceColor',[1 1 1]);
rectangle('Position',[476.562 -351.562 7.8125 7.8125], 'FaceColor',[1 1 1]);
rectangle('Position',[468.75 -359.375 7.8125 7.8125], 'FaceColor',[0 0 0]);
rectangle('Position',[476.562 -359.375 7.8125 7.8125], 'FaceColor',[0 0 0]);
rectangle('Position',[265.625 -382.812 7.8125 7.8125], 'FaceColor',[1 1 1]);
rectangle('Position',[273.438 -382.812 7.8125 7.8125], 'FaceColor',[0 0 0]);
rectangle('Position',[265.625 -390.625 7.8125 7.8125], 'FaceColor',[1 1 1]);
rectangle('Position',[273.438 -390.625 7.8125 7.8125], 'FaceColor',[0 0 0]);
rectangle('Position',[265.625 -398.438 7.8125 7.8125], 'FaceColor',[1 1 1]);
rectangle('Position',[273.438 -398.438 7.8125 7.8125], 'FaceColor',[0 0 0]);
rectangle('Position',[265.625 -406.25 7.8125 7.8125], 'FaceColor',[1 1 1]);
rectangle('Position',[273.438 -406.25 7.8125 7.8125], 'FaceColor',[0 0 0]);
rectangle('Position',[265.625 -414.062 7.8125 7.8125], 'FaceColor',[1 1 1]);
rectangle('Position',[273.438 -414.062 7.8125 7.8125], 'FaceColor',[0 0 0]);
rectangle('Position',[265.625 -421.875 7.8125 7.8125], 'FaceColor',[1 1 1]);
rectangle('Position',[273.438 -421.875 7.8125 7.8125], 'FaceColor',[0 0 0]);
rectangle('Position',[265.625 -429.688 7.8125 7.8125], 'FaceColor',[1 1 1]);
rectangle('Position',[273.438 -429.688 7.8125 7.8125], 'FaceColor',[0 0 0]);
rectangle('Position',[265.625 -437.5 7.8125 7.8125], 'FaceColor',[1 1 1]);
rectangle('Position',[273.438 -437.5 7.8125 7.8125], 'FaceColor',[0 0 0]);
rectangle('Position',[265.625 -445.312 7.8125 7.8125], 'FaceColor',[1 1 1]);
rectangle('Position',[273.438 -445.312 7.8125 7.8125], 'FaceColor',[0 0 0]);
rectangle('Position',[265.625 -453.125 7.8125 7.8125], 'FaceColor',[1 1 1]);
rectangle('Position',[273.438 -453.125 7.8125 7.8125], 'FaceColor',[0 0 0]);
rectangle('Position',[265.625 -460.938 7.8125 7.8125], 'FaceColor',[1 1 1]);
rectangle('Position',[273.438 -460.938 7.8125 7.8125], 'FaceColor',[0 0 0]);
rectangle('Position',[265.625 -468.75 7.8125 7.8125], 'FaceColor',[1 1 1]);
rectangle('Position',[273.438 -468.75 7.8125 7.8125], 'FaceColor',[0 0 0]);
rectangle('Position',[265.625 -476.562 7.8125 7.8125], 'FaceColor',[1 1 1]);
rectangle('Position',[273.438 -476.562 7.8125 7.8125], 'FaceColor',[0 0 0]);
rectangle('Position',[265.625 -484.375 7.8125 7.8125], 'FaceColor',[1 1 1]);
rectangle('Position',[273.438 -484.375 7.8125 7.8125], 'FaceColor',[0 0 0]);
X=[466.667,453.125,453.125,453.125,406.25,406.25,359.375,335.938,320.312,304.688,289.062,273.438,257.812,242.188,226.562,203.125,171.875,140.625,93.75,46.875,78.125,46.875,33.3333];
Y=[-33.3333,-46.875,-78.125,-109.375,-156.25,-218.75,-234.375,-257.812,-273.438,-273.438,-273.438,-273.438,-273.438,-273.438,-273.438,-265.625,-234.375,-203.125,-156.25,-109.375,-78.125,-46.875,-33.3333];
hold on;
plot(X,Y,'r');
plot(X,Y,'bo');
legend('1563.78','Location','southoutside');
